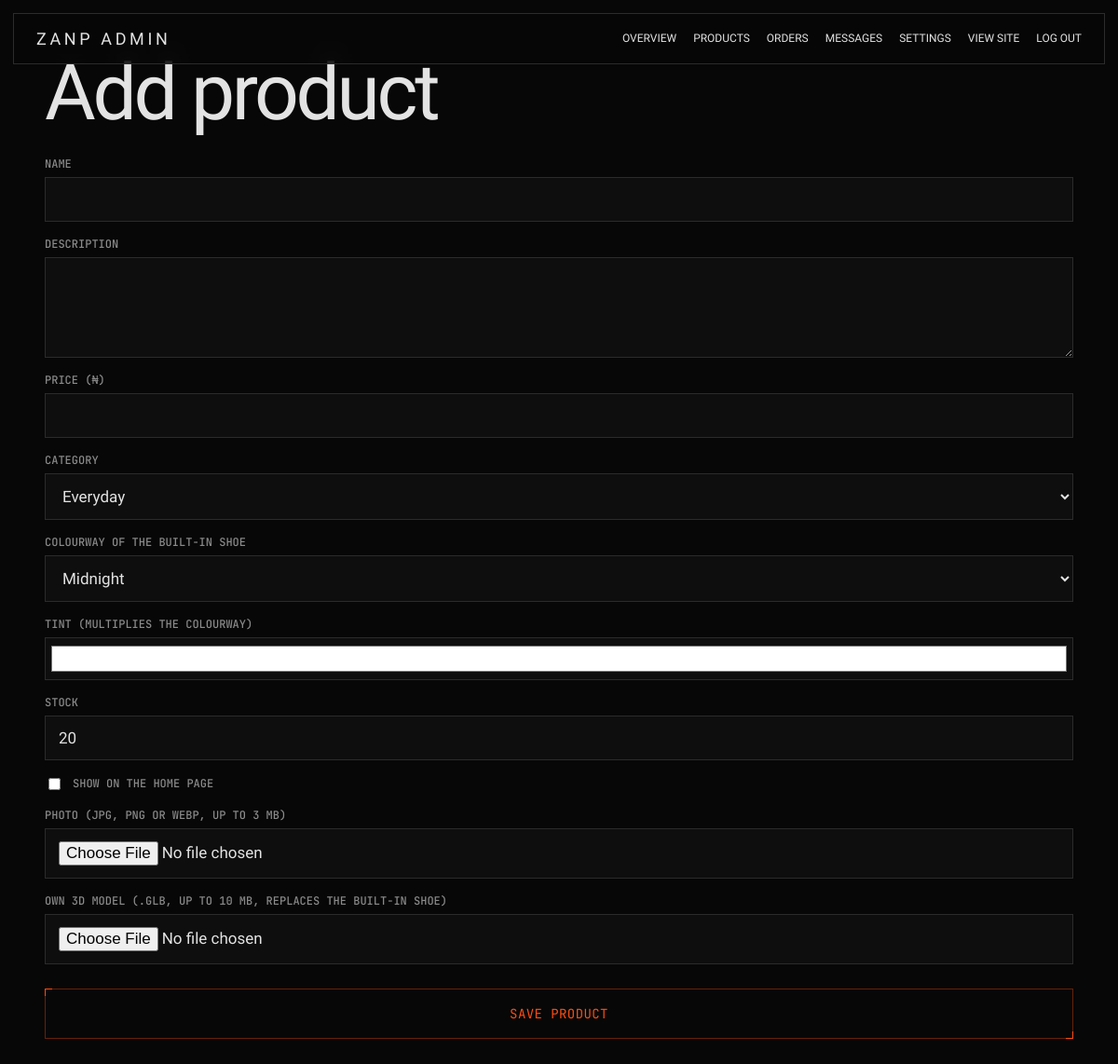
The page /admin/product_edit.php (signed in) on the database its author committed.
### tables this page shows
CREATE TABLE categories (
  id INT UNSIGNED AUTO_INCREMENT PRIMARY KEY,
  name VARCHAR(80) NOT NULL,
  slug VARCHAR(80) NOT NULL UNIQUE
);

### includes/bootstrap.php (called while the page is built, shortened)
<?php
function e($v): string { return htmlspecialchars((string)$v, ENT_QUOTES, 'UTF-8'); }

### admin/product_edit.php (the view, shortened to what this page needs)
<?php require __DIR__ . '/_head.php';
$id = (int)($_GET['id'] ?? 0);
$cats = $pdo->query('SELECT * FROM categories ORDER BY name')->fetchAll();
$p = ['name' => '', 'description' => '', 'price' => '', 'category_id' => $cats[0]['id'] ?? 1, 'variant_index' => 0, 'tint' => '#ffffff', 'stock' => 20, 'featured' => 0, 'image' => null, 'model' => null];
?>
<h1 class="page-h"><?= $id ? 'Edit product' : 'Add product' ?></h1>
<form method="post" enctype="multipart/form-data" class="form">
<label>Name<input name="name" value="<?= e($p['name']) ?>" required maxlength="120"></label>
<label>Description<textarea name="description" rows="4" required><?= e($p['description']) ?></textarea></label>
<label>Price (₦)<input name="price" type="number" step="0.01" min="1" value="<?= e($p['price']) ?>" required></label>
<label>Category<select name="category_id"><?php foreach ($cats as $c): ?><option value="<?= (int)$c['id'] ?>" <?= $c['id'] == $p['category_id'] ? 'selected' : '' ?>><?= e($c['name']) ?></option><?php endforeach; ?></select></label>
<label>Colourway of the built-in shoe<select name="variant_index"><?php foreach (['Midnight', 'Beach', 'Street'] as $i => $n): ?><option value="<?= $i ?>" <?= $i == $p['variant_index'] ? 'selected' : '' ?>><?= $n ?></option><?php endforeach; ?></select></label>
<label>Tint (multiplies the colourway)<input name="tint" type="color" value="<?= e($p['tint']) ?>"></label>
<label>Stock<input name="stock" type="number" min="0" value="<?= (int)$p['stock'] ?>"></label>
<label class="check"><input type="checkbox" name="featured" <?= $p['featured'] ? 'checked' : '' ?>> Show on the home page</label>
<label>Photo (JPG, PNG or WebP, up to 3 MB)<input name="image" type="file" accept="image/jpeg,image/png,image/webp"></label>
<label>Own 3D model (.glb, up to 10 MB, replaces the built-in shoe)<input name="model" type="file" accept=".glb"></label>
<button class="btn big" type="submit">Save product</button>
</form>
<?php require __DIR__ . '/_foot.php'; ?>

### assets/css/style.css (style rules this page uses)
:root { --bg:#070707;--panel:#0e0e0e;--line:#2b2b2b;--ink:#e3e3e3;--mute:#8a8a8a;--accent:#ff4d12 }
* { box-sizing:border-box }
html { scroll-behavior:smooth }
body { margin:0;background:var(--bg);color:var(--ink);font:400 17px/1.55 'Inter Tight',system-ui,sans-serif;-webkit-font-smoothing:antialiased }
h1,h2,h3,h4 { font-weight:500;letter-spacing:-.04em;line-height:.95;margin:0 }
.mono,.hud,.btn,.chip,.nlmsg,.no,.cat,.tag { font-family:'JetBrains Mono',ui-monospace,monospace }
.hud-cta,.btn { position:relative;display:inline-flex;align-items:center;justify-content:center;height:46px;padding:0 24px;border:1px solid color-mix(in srgb,var(--accent) 38%,transparent);background:transparent;color:var(--accent);font-size:13px;letter-spacing:.03em;text-transform:uppercase;text-decoration:none;cursor:pointer }
.hud-cta::before,.btn::before,.hud-cta::after,.btn::after { content:'';position:absolute;width:7px;height:7px;border:1px solid var(--accent) }
.hud-cta::before,.btn::before { top:-1px;left:-1px;border-right:0;border-bottom:0 }
.hud-cta::after,.btn::after { bottom:-1px;right:-1px;border-left:0;border-top:0 }
.btn.big { width:100%;height:54px;font-size:14px;margin-top:10px }
.page-h { font-size:clamp(44px,7vw,112px);margin-bottom:28px }
input,select,textarea { font:inherit;color:inherit }
#q,.form input,.form select,.form textarea { width:100%;padding:13px 14px;border:1px solid var(--line);border-radius:0;background:var(--panel) }
.form { display:grid;gap:16px;margin:18px 0 }
.form label { display:grid;gap:6px;font:500 12px 'JetBrains Mono',monospace;text-transform:uppercase;color:var(--mute) }
.form label.check { display:flex;gap:10px;align-items:center }
.form input,.form textarea,.form select { font:400 17px 'Inter Tight',sans-serif;text-transform:none;color:var(--ink) }
.form input[type=color] { height:46px;padding:4px }
.form input[type=checkbox] { width:auto }

### rows shown on the page
categories: variant_index "Midnight", tint "#ffffff", stock "20"

### other values the page prints
setting('site_name', 'ZANP') "ZANP"
$l "OVERVIEW"
$l "PRODUCTS"
$l "ORDERS"
$l "MESSAGES"
$l "SETTINGS"
form field category_id "Everyday"
